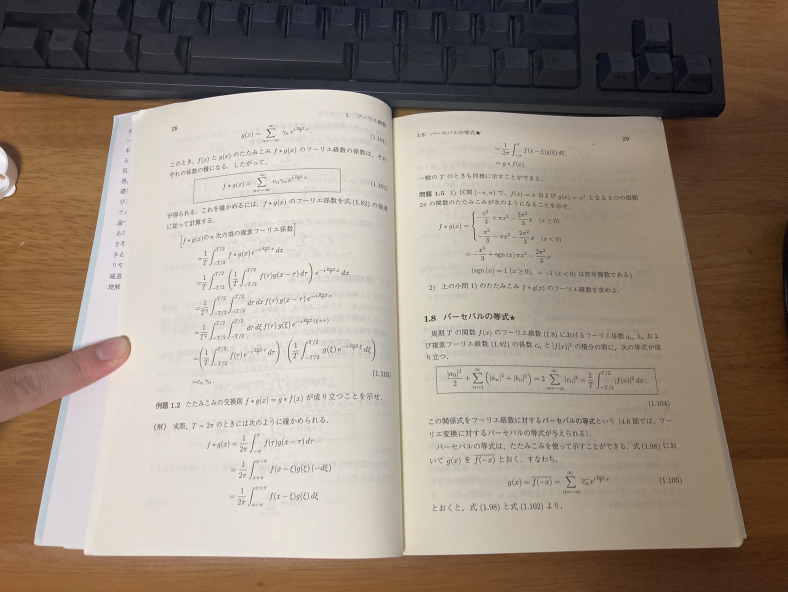
#> input picture test_img.jpg, 2364 x 1774 px (shown at 1/3 size)
$ python make_dataset.py --save_dir out --img_dir ..
#> lines starting #> are read from the running program, lines starting #| are printed output that depends on the picture; after the words box and inside, x2 and y2 are one past the last pixel; in counts of white or black regions, pixels touching at a corner belong together
import cv2
import numpy as np
import os,glob
import copy

import argparse

import tqdm
import json

class Book:
    def __init__(self,canvas_height, canvas_width,frac_num=5):
        self.canvas_height = canvas_height
        self.canvas_width = canvas_width
        self.frac_num = frac_num

    def book_condition(self):
        self.bezier_sz = np.clip(0.3*np.abs(np.random.randn()),0,0.9)#np.random.uniform(0,0.5)
        self.up_scale = 1 - 0.25*self.bezier_sz#ページ上部の遠近感

        self.page_width = self.canvas_width*0.5 * np.random.uniform(0.8,0.9)

        self.down_centre_x = (np.random.randn()*0.05+0.5) *self.canvas_width
        self.down_centre_y = (np.random.randn()*0.05+0.85 )*self.canvas_height

        self.up_centre_x = self.down_centre_x + (np.random.randn()*0.025)*self.canvas_width
        self.up_centre_y = (np.random.randn()*0.04+0.15 )*self.canvas_height

    def bezier_function(self,a,t):
        return a[0]*(1-t)**3 + 3*a[1]*((1-t)**2)*t + 3*a[2]*(1-t)*t**2 + a[3]*t**3

    def bezier(self):
        ax = np.array([0,np.random.uniform(0.0,0.4),np.random.uniform(0.5,0.8),1])
        az = np.array([0,np.random.uniform(0.1,0.6),np.random.uniform(-0.2,0.3),0])
        t = np.linspace(0,1,1+512)
        px = self.bezier_function(ax,t)
        pz = self.bezier_function(az,t)

        l = np.sqrt( (px[1:]-px[:-1])**2 + (pz[1:]-pz[:-1])**2 )
        px = px/sum(l)
        pz = pz/sum(l)

        l = l/sum(l)
        l = np.cumsum(l)
        return px,pz,l

    def render_half_mask(self,px,pz,l):
        up_lattice = []
        down_lattice = []
        record_idx = []
        for i in np.linspace(0,1,self.frac_num)[1:-1]:
            record_idx.append( np.where(l>=i)[0][0] )
        record_idx = [0] + record_idx + [len(l)]

        for i in range(len(px) ):
            start = ( self.down_centre_x + px[i]*self.page_width, self.down_centre_y - pz[i]*self.page_width)
            end   = ( self.up_centre_x + px[i]*self.page_width*self.up_scale, self.up_centre_y - pz[i]*self.page_width)
            cv2.line(self.mask, (int(start[0]),int(start[1])), (int(end[0]),int(end[1])), 255, thickness=2)
            if i in record_idx:
                up_lattice.append(end)
                down_lattice.append(start)
        return [up_lattice,down_lattice]

    def render_mask(self):
        self.mask = np.full((self.canvas_height, self.canvas_width), 0, dtype=np.uint8)

        self.book_condition()

        #左ページをレンダリング
        px,pz,l = self.bezier()
        px = -np.flip(px)
        pz = np.flip(pz)
        l = 1 - np.flip(l)
        pz = pz*self.bezier_sz

        lattice_L = self.render_half_mask(px,pz,l,)

        #右ページ
        px,pz,l = self.bezier()
        pz = pz*self.bezier_sz

        lattice_R = self.render_half_mask(px,pz,l,)
#> `src = cv2.imread( np.random.choice(data_dir) , cv2.IMREAD_GRAYSCALE)`:
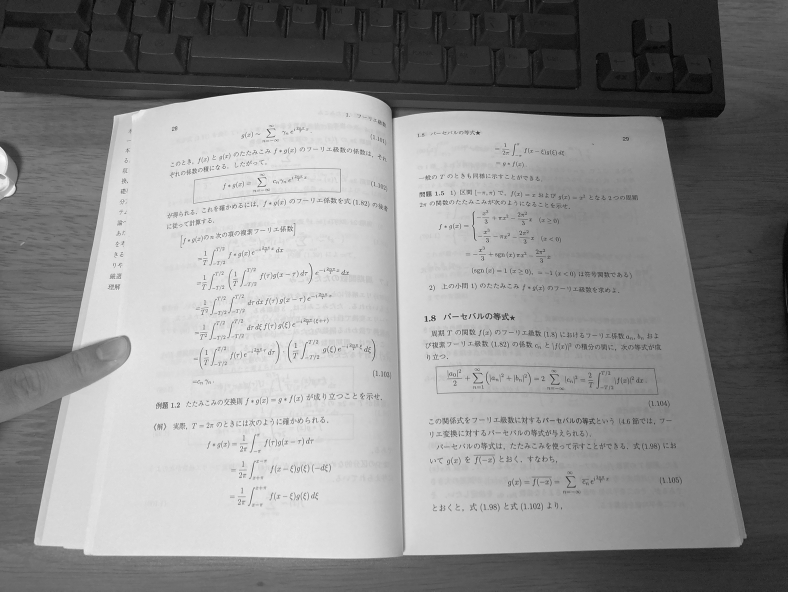
#> src: shape (1774, 2364) (shown at 1/3 size); min 0, max 255, mean 140.3
        self.lattice = np.concatenate([[lattice_L],[lattice_R]],0)

        self.canvas = copy.deepcopy(self.mask)

    def make_mul(self,src):
        h,w = src.shape
        mul = np.linspace(0,10,w).reshape(1,-1)
        mul = np.repeat(mul,h, axis=0)
        mul = np.clip(mul,0,1)*0.7+0.3
        return mul**0.5

    def render_half_canvas(self,lattice,src, L_page=False):
#> called with lattice = array of shape (2, 13, 2), L_page = True
        src = cv2.copyMakeBorder(src, 0, 0, 0, int(src.shape[1]*0.05), borderType=cv2.BORDER_CONSTANT,value=255)
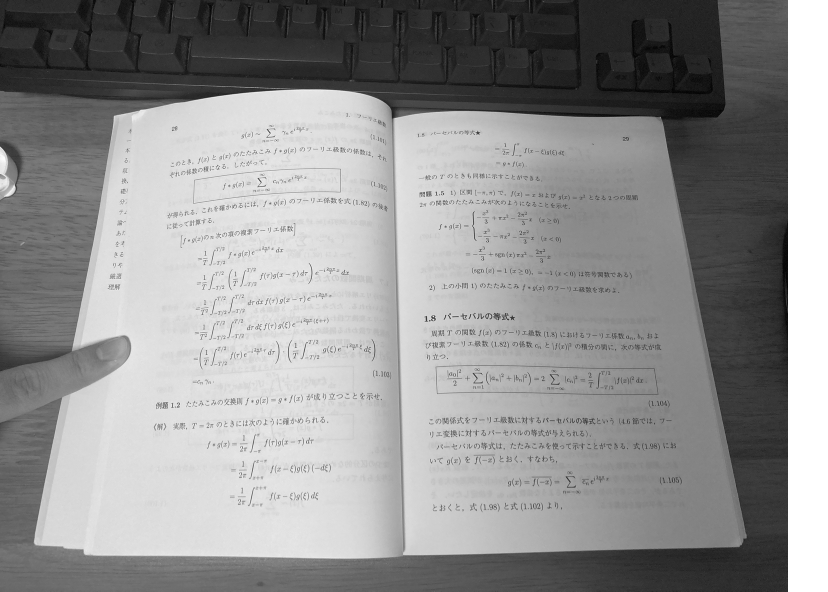
#> src: shape (1774, 2482) (shown at 1/3 size); min 0, max 255, mean 145.8
        ambient_occlusion = self.make_mul(src)
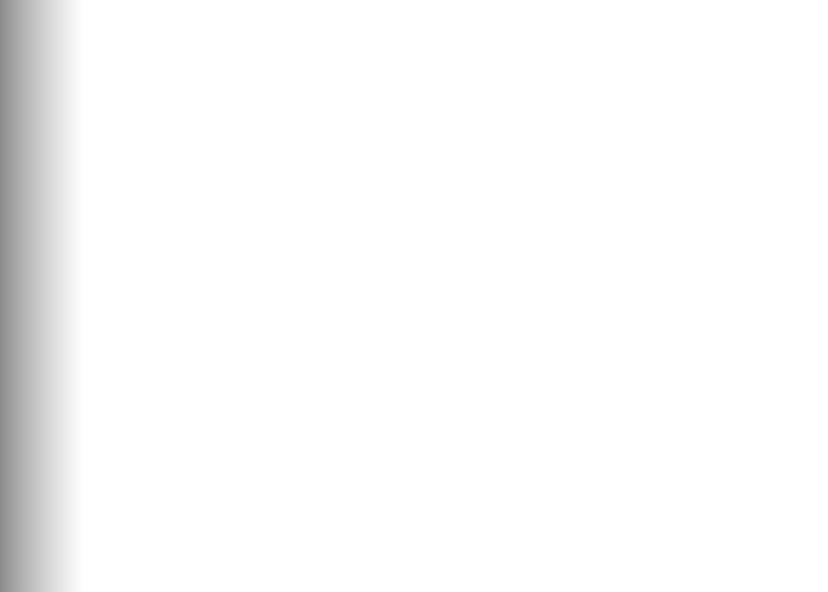
#> ambient_occlusion: shape (1774, 2482) float64 (shown at 1/3 size); min 0.548, max 1, mean 0.98
        if L_page is True:
            ambient_occlusion = np.flip( ambient_occlusion )
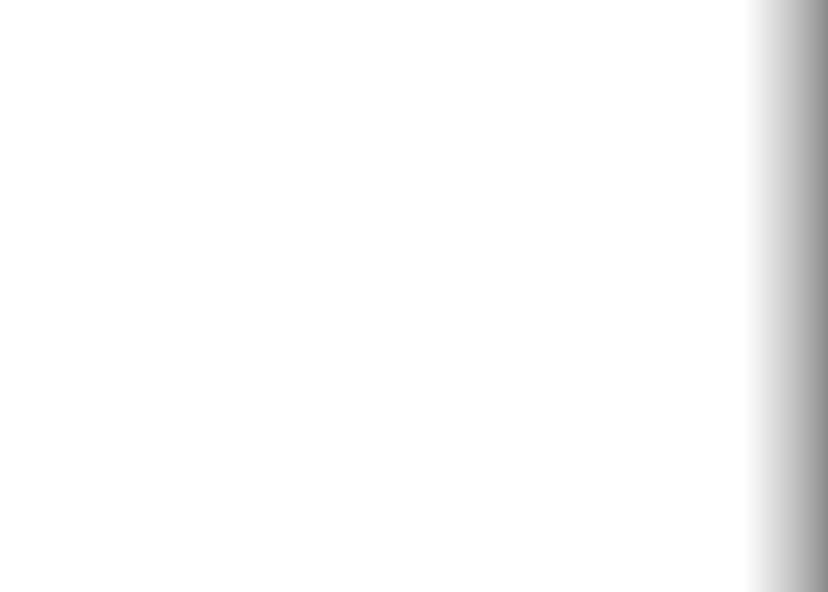
#> ambient_occlusion: shape (1774, 2482) float64 (shown at 1/3 size); min 0.548, max 1, mean 0.98
        src = (src* ambient_occlusion).astype('uint8')
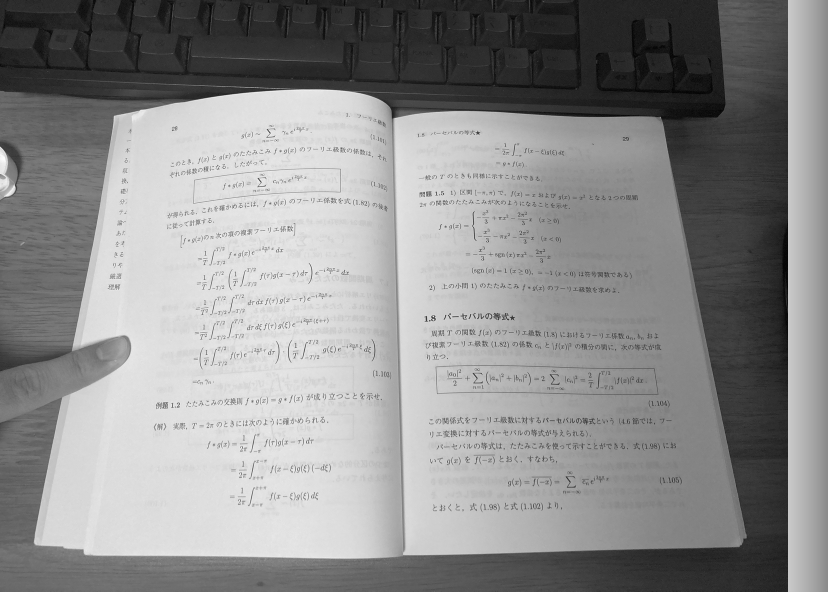
#> src: shape (1774, 2482) (shown at 1/3 size); min 0, max 255, mean 141.6

        flags = cv2.INTER_LANCZOS4

        src_h,src_w = src.shape
#> src_h = 1774; src_w = 2482
        src_div = np.linspace(0,1,self.frac_num)*(src_w-1)

        pad = 4
        src = cv2.copyMakeBorder(src, pad, pad, pad, pad, borderType=cv2.BORDER_REFLECT, value=0)
#> src: shape (1782, 2490)

        for idx in range(self.frac_num-1):
            src_p = np.array([ [src_div[idx]+pad,pad], [src_div[idx+1]+pad,pad], [src_div[idx+1]+pad,src_h-1+pad], [src_div[idx]+pad,src_h-1+pad] ], dtype=np.float32)
            trg_p = np.array([ lattice[0,idx], lattice[0,idx+1], lattice[1,idx+1], lattice[1,idx]  ], dtype=np.float32)

            alpha = np.full((src_h + 2*pad, src_w//(self.frac_num-1)+2*pad ), 255, dtype=np.uint8)

            alpha = cv2.copyMakeBorder(alpha, 0, 0, src_w//(self.frac_num-1)*idx, self.canvas_width*2-src_w//(self.frac_num-1)*(self.frac_num-idx-2), borderType=cv2.BORDER_CONSTANT, value=0)

            mat = cv2.getPerspectiveTransform(src_p, trg_p)

            p_img = cv2.warpPerspective(src, mat, (self.canvas_width, self.canvas_height),flags=flags )
            alpha = cv2.warpPerspective(alpha, mat, (self.canvas_width, self.canvas_height),flags=flags )
            alpha = alpha.astype(np.float32)/255
            self.canvas = (1-alpha)*self.canvas + alpha * p_img
#> this loop made 1 pass
#> trg_p on pass 1: [[215.6, 89.31], [241, 77.05], [157.2, 553.4], [128, 565.7]]
#> alpha: shape (1782, 214); every value is 255
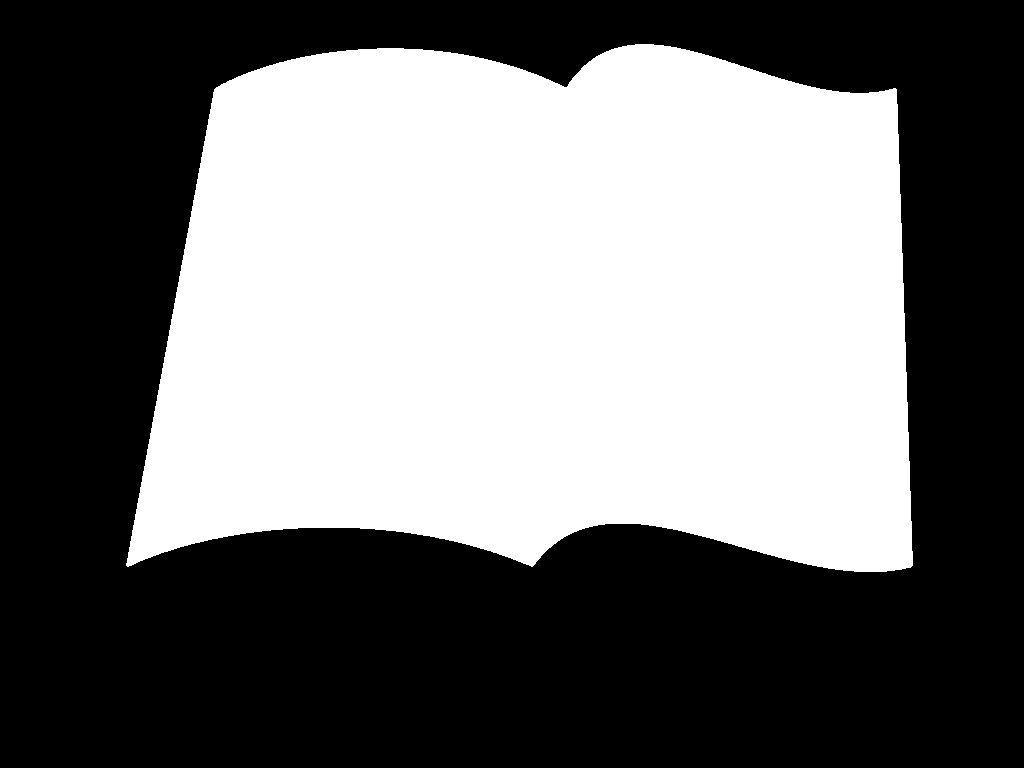
#> self.canvas: shape (768, 1024); 44.5% white; 1 white region, box (x1, y1, x2, y2) and area: (126, 44, 913, 572) 349984
        self.canvas = self.canvas * (self.mask/255)
        self.canvas = np.clip( self.canvas,0,255)
        self.canvas = self.canvas.astype('uint8')

    # [80 lines left out: functions render_book_side, render_total_book, render_floor, not called in this run]


if __name__ == "__main__":
    parser = argparse.ArgumentParser()
    parser.add_argument("--save_dir", type=str, required=True)
    parser.add_argument("--img_dir", type=str, required=True)
    parser.add_argument("--data_num", type=int, default=5000)
    parser.add_argument("--data_aug", action="store_true")
    args = parser.parse_args()

    data_dir = glob.glob(os.path.join(args.img_dir, '*.jpg')) + glob.glob(os.path.join(args.img_dir, '*.png'))
    try:
        os.mkdir( args.save_dir )
    except:
        pass
    try:
        os.mkdir( f'{args.save_dir}/Image' )
    except:
        pass
    print(args.img_dir,data_dir)
    book = Book(384*2,512*2,13)

    image_dir = []
    key_point = []

    for i in tqdm.tqdm( range(args.data_num) ):
        book.render_mask()

        src = cv2.imread( np.random.choice(data_dir) , cv2.IMREAD_GRAYSCALE)
#> (the run stopped early here; a loop or call above may not have finished)
